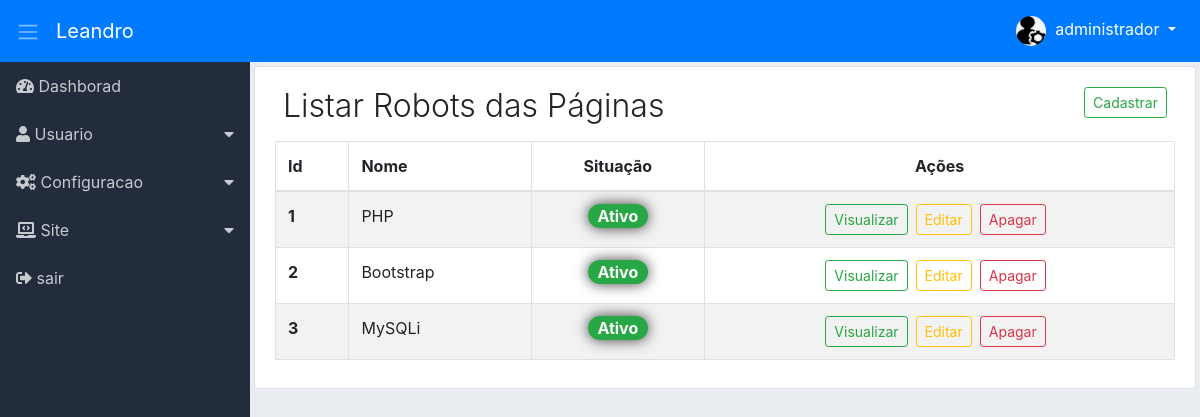
Page /adm/list-category-article/list-info-category-article (signed in) on the committed database.
### tables this page shows
CREATE TABLE `adms_niveis_acessos_paginas` (
  `id` int(11) NOT NULL,
  `permissao` int(11) NOT NULL,
  `ordem` int(11) NOT NULL,
  `dropdown` int(11) NOT NULL DEFAULT 2,
  `lib_menu` int(11) NOT NULL DEFAULT 2,
  `adms_menu_id` int(11) NOT NULL DEFAULT 4,
  `adms_niveis_acesso_id` int(11) NOT NULL,
  `adms_pagina_id` int(11) NOT NULL,
  `created` datetime NOT NULL,
  `modified` datetime DEFAULT NULL
);

CREATE TABLE `adms_menus` (
  `id` int(11) NOT NULL,
  `nome` varchar(220) NOT NULL,
  `icone` varchar(40) NOT NULL,
  `ordem` int(11) NOT NULL,
  `adms_situacao_id` int(11) NOT NULL,
  `created` datetime NOT NULL,
  `modified` datetime DEFAULT NULL
);

CREATE TABLE `sts_cats_artigos` (
  `id` int(11) NOT NULL,
  `nome` varchar(220) NOT NULL,
  `sts_situacoe_id` int(11) NOT NULL,
  `created` datetime NOT NULL,
  `modified` datetime DEFAULT NULL
);

CREATE TABLE `adms_situacao` (
  `id` int(11) NOT NULL,
  `nome` varchar(40) NOT NULL,
  `adms_cor_id` int(11) NOT NULL,
  `created` datetime NOT NULL,
  `modified` datetime DEFAULT NULL
);

### adm/module/site/Controllers/ListCategoryArticle.php (called while the page is built, shortened)
<?php
class ListCategoryArticle
{
    private $dados;
    public function listInfoCategoryArticle($pageId = null)
    {
        $this->pageId = (int) $pageId ? $pageId : 1;
        $button = [
            'cadCatArticle' => [
                'menu_controller' => 'register-new-category-article',
                'menu_metodo' => 'register-info-category-article'],
            'viewCatArticle' => [
                'menu_controller' => 'view-info-category-article',
                'menu_metodo' => 'detail-info-category-article'],
            'editCatArticle' => [
                'menu_controller' => 'edit-category-article',
                'menu_metodo' => 'edit-info-category-article'],
            'deleteCatArticle' => [
                'menu_controller' => 'delete-category-article',
                'menu_metodo' => 'remove-category-article'],
            'alterSitCatArticle' => [
                'menu_controller' => 'modify-sit-category-article',
                'menu_metodo' => 'alter-sit-category-article']
        ];
        $listButton = new \Module\administrative\Models\AdmsButton();
        $this->dados['buttonsCatArticle'] = $listButton->validateButton($button);
        $listMenu = new \Module\administrative\Models\AdmsMenu();
        $this->dados['menu'] = $listMenu->itemMenu();
        $listCatArticle = new \Module\site\Models\StsListCategoryArticle();
        $this->dados['listCatArticle'] = $listCatArticle->listCategoryArticle($this->pageId);
        $this->dados['pagination'] = $listCatArticle->getResultPg();
        $loadView = new \Config\ConfigView(
                "site/Views/categoryArticle/listCategoryArticle",
                $this->dados
        );
        $loadView->renderView();
    }
}

### adm/module/administrative/Models/helper/AdmsRead.php (called while the page is built, shortened)
<?php
class AdmsRead extends AdmsConn
{
    private $select;
    private $values;
    private $result;
    private $query;
    function getResult()
    {
        return $this->result;
    }
    public function fullRead($query, $parseString = null)
    {
        $this->select = (string) $query;
        if (!empty($parseString)) {
            parse_str($parseString, $this->values);
        }
        $this->exeInstruction();
    }
    private function exeInstruction()
    {
        $this->conection();
        try {
            $this->getInstruction();
            $this->query->execute();
            $this->result = $this->query->fetchAll();
        } catch (Exception $exc) {
            $this->result = null;
        }
    }
    private function conection()
    {
        $this->conn = parent::getConn();
        $this->query = $this->conn->prepare($this->select);
        $this->query->setFetchMode(PDO::FETCH_ASSOC);
    }
    private function getInstruction()
    {
        if ($this->values) {
            foreach ($this->values as $Link => $Valor) {
                if ($Link == 'limit' || $Link == 'offset') {
                    $Valor = (int) $Valor;
                }
                $this->query->bindValue(":{$Link}", $Valor,
                        (is_int($Valor) ? PDO::PARAM_INT : PDO::PARAM_STR));
            }
        }
    }
}

### adm/module/administrative/Models/helper/AdmsConn.php (called while the page is built, shortened)
<?php
class AdmsConn
{
    public static $host = HOST;
    public static $Uuser = USER;
    public static $pass = PASS;
    public static $dbname = DBNAME;
    private static $connect = null;
    private static function connect()
    {
        try {
            if (self::$connect == null) {
                self::$connect = new PDO('mysql:host=' .self::$host . ';dbname='
                . self::$dbname, self::$Uuser, self::$pass);
            }
        } catch (Exception $exc) {
            echo 'mensagem: ' . $exc->getMessage();
            die;
        }
        return self::$connect;
    }
    public function getConn()
    {
        return self::connect();
    }
}

### adm/module/administrative/Models/AdmsMenu.php (called while the page is built, shortened)
<?php
class AdmsMenu
{
    public function itemMenu()
    {
        $listMenu = new \Module\administrative\Models\helper\AdmsRead();
        $listMenu->fullRead(
                "SELECT
                    nivpg.dropdown,
                    men.id id_menu,
                    men.nome nome_menu,
                    men.icone icone_menu,
                    pg.id id_pg,
                    pg.menu_controller pg_controller,
                    pg.menu_metodo pg_metodo,
                    pg.nome_pagina pg_nome,
                    pg.icone pg_icon
                FROM
                    adms_niveis_acessos_paginas nivpg
                INNER JOIN
                    adms_menus men
                    ON men.id = nivpg.adms_menu_id
                INNER JOIN
                    adms_paginas pg
                    ON pg.id = nivpg.adms_pagina_id
                WHERE
                    nivpg.adms_niveis_acesso_id =:adms_niveis_acesso_id
                    AND nivpg.permissao =:permissao
                    AND nivpg.lib_menu =:lib_menu
                ORDER BY
                    men.ordem, nivpg.ordem ASC",
                "adms_niveis_acesso_id=" . $_SESSION['userAccessLevel'] . "&permissao=1&lib_menu=1");
        $this->result = $listMenu->getResult();
        return $this->result;
    }
}

### adm/module/site/Models/StsListCategoryArticle.php (called while the page is built, shortened)
<?php
class StsListCategoryArticle
{
    private $limitResult = 10;
    public function listCategoryArticle($pageId = null)
    {
        $this->pageId = (int) $pageId;
        $pagination = new \Module\administrative\Models\helper\AdmsPagination(
                URLADM . 'list-category-article/list-info-category-article');
        $pagination->condition($this->pageId, $this->limitResult);
        $pagination->pagination("SELECT COUNT(id) numResult FROM sts_cats_artigos");
        $listCatArticle = new \Module\administrative\Models\helper\AdmsRead();
        $listCatArticle->fullRead(
                "SELECT
                    cat.id, cat.nome,
                    sit.nome nomeSit,
                    col.cor color
                FROM
                    sts_cats_artigos cat
                INNER JOIN
                    adms_situacao sit
                    ON sit.id = cat.sts_situacoe_id
                INNER JOIN
                    adms_cors col
                    ON col.id = sit.adms_cor_id
                ORDER BY cat.id ASC
                LIMIT :limit
                OFFSET :offset",
                "limit={$this->limitResult}&offset={$pagination->getOffSet()}");
        $this->result = $listCatArticle->getResult();
        return $this->result;
    }
}

### adm/module/administrative/Models/helper/AdmsPagination.php (called while the page is built, shortened)
<?php
class AdmsPagination
{
    private $limitResult;
    private $offSet;
    private $result;
    function getResult()
    {
        return $this->result;
    }
    function getOffSet()
    {
        return $this->offSet;
    }
    public function condition($page, $limitResult)
    {
        $this->page = (int) $page ? $page : 1;
        $this->limitResult = (int) $limitResult;
        $this->offSet = ($this->page * $this->limitResult) - $this->limitResult;
    }
    public function pagination($query, $parseString = null)
    {
        $this->query = (string) $query;
        $this->parseString = (string) $parseString;
        $count = new \Module\administrative\Models\helper\AdmsRead();
        $count->fullRead($this->query, $this->parseString);
        $this->resultDb = $count->getResult();
        if ($this->resultDb[0]['numResult'] > $this->limitResult) {
            $this->instructionPagination();
        } else {
            $this->result = null;
        }
    }
}

### adm/module/site/Views/categoryArticle/listCategoryArticle.php (the view, shortened to what this page needs)
<div class="content p-1">
    <div class="list-group-item">
        <div class="d-flex">
            <div class="mr-auto p-2">
                <h2 class="display-4 titulo">Listar Robots das Páginas</h2>
            </div>
            <?php
            if ($this->dados['buttonsCatArticle']['cadCatArticle']) {
                echo "<a href='"
                    . URLADM . "register-new-category-article/register-info-category-article'>
                    <div class='p-2'>
                        <button class='btn btn-outline-success btn-sm'>Cadastrar</button>
                    </div>
                </a>";
            }
            ?>
        </div>
        <div class="table-responsive">
            <table class="table table-hover table-striped table-bordered">
                <thead>
                    <tr>
                        <th>Id</th>
                        <th>Nome</th>
                        <th class="d-none d-sm-table-cell text-center">Situação</th>
                        <th class="text-center">Ações</th>
                    </tr>
                </thead>
                <tbody>
                    <?php
                    foreach ($this->dados['listCatArticle'] as $catArticle) {
                        extract($catArticle);
                        ?>
                        <tr>
                            <th><?php echo $id; ?></th>
                            <td><?php echo $nome; ?></td>
                            <td class="d-none d-lg-table-cell text-center">
                                <?php
                                if ($this->dados['buttonsCatArticle']['alterSitCatArticle']) {
                                    echo "<a href='"
                                        . URLADM
                                        . "modify-sit-category-article/alter-sit-category-article/$id'>
                                            <span class='badge badge-pill badge-$color'>$nomeSit</span>
                                          </a>";
                                } else {
                                    echo "<span class='badge badge-pill badge-$color'>$nomeSit</span>";
                                }
                                ?>
                            </td>
                            <td class="text-center">
                                <span class="d-none d-md-block">
                                    <?php
                                    if ($this->dados['buttonsCatArticle']['viewCatArticle']) {
                                        echo "<a href='"
                                            . URLADM . "view-info-category-article/detail-info-category-article/$id'
                                            class='btn btn-outline-success btn-sm mr-2'>Visualizar
                                         </a>";
                                    }
                                    if ($this->dados['buttonsCatArticle']['editCatArticle']) {
                                        echo "<a href='"
                                            . URLADM . "edit-category-article/edit-info-category-article/$id'
                                            class='btn btn-outline-warning btn-sm mr-2'>Editar
                                         </a>";
                                    }
                                    if ($this->dados['buttonsCatArticle']['deleteCatArticle']) {
                                        echo "<a href='"
                                            . URLADM . "delete-category-article/remove-category-article/$id'
                                            class='btn btn-outline-danger btn-sm mr-2'
                                            data-confirm='Tem certeza que deseja apagar categoria de artigo ?'>
                                             Apagar
                                         </a>";
                                    }
                                    ?>
                                </span>
                            </td>
                        </tr>
                        <?php
                    }
                    ?>
                </tbody>
            </table>
        </div>
    </div>
</div>

### adm/module/administrative/Views/include/sidebar.php (shortened to what this page needs)
<div class="d-flex bd-highlight">
<nav class="sidebar">
    <ul class="list-unstyled">
        <?php
        $contDropdown = 0;
        $controDropFech = 0;
        foreach ($this->dados['menu'] as $menu) {
            extract($menu);
            if ($dropdown == 1) {
                if ($contDropdown != $id_menu) {
                    if (($controDropFech == 1) && ($contDropdown != 0)) {
                        echo "</ul></li>";
                        $controDropFech = 0;
                    }
                    echo "<li>
                        <a href='#submenu" . $id_menu . "' data-toggle='collapse'>
                            <i class='" . $icone_menu . "'></i> " . $nome_menu . "
                        </a>
                        <ul class='list-unstyled collapse' id='submenu" . $id_menu . "'>";
                    $contDropdown = $id_menu;
                }
                $controDropFech = 1;
            } else {
                if ($controDropFech == 1) {
                    echo "</ul></li>";
                    $controDropFech = 0;
                }
                echo "<li>
                        <a href='" . URLADM . $pg_controller . "/" . $pg_metodo . "'>
                        <i class='" . $icone_menu . "'></i> " . $nome_menu . "</a>
                    </li>";
            }
        }
        ?>
    </ul>
</nav>

### adm/assets/css/dashboard.css (style rules this page uses)
body { background-color: #EAEEF3; }
.sidebar { background-color: #222C3C; min-width: 250px; max-width: 250px; min-height: calc(100vh - 56px); transition: all 0.3s; }
.sidebar ul li a { display: block; padding: 0.75rem 1rem; color: #C7CACE; text-decoration: none; }
.sidebar [data-toggle="collapse"] { position: relative; }
.sidebar [data-toggle="collapse"]:before { content: "\f0d7"; font-family: "Font Awesome 5 Free"; font-weight: 900; position: absolute; right: 1rem; }
.content { width: 100%; }
.titulo { font-size: 2.0rem !important; }
.badge { box-shadow: 0 0 14px 0 rgba(0, 0, 0, 0.75); font-size: 16px !important; }

### rows in the picture
adms_niveis_acessos_paginas: adms_menu.nome "Dashborad"
adms_niveis_acessos_paginas: adms_menu.nome "Usuario"
adms_niveis_acessos_paginas: adms_menu.nome "Configuracao"
adms_niveis_acessos_paginas: adms_menu.nome "Site"
adms_niveis_acessos_paginas: adms_menu.nome "sair"
sts_cats_artigos: id "1", nome "PHP", adms_situacao.nome "Ativo"
sts_cats_artigos: id "2", nome "Bootstrap", adms_situacao.nome "Ativo"
sts_cats_artigos: id "3", nome "MySQLi", adms_situacao.nome "Ativo"

### other values in the picture
$nomeUser[0] "administrador"
